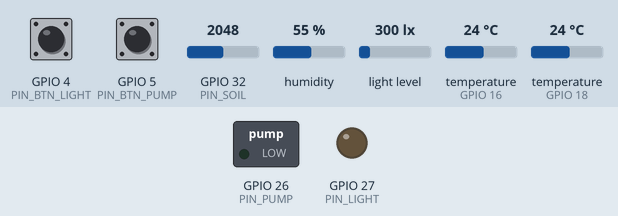
Bench run of a sketch on a simulated ESP32. Parts: switched loads named in the sketch (green lamp = pin HIGH), output pins drawn as LEDs (lit = HIGH). Inputs (shaded band) come from the test bench; at power-on: GPIO 4 (PIN_BTN_LIGHT) HIGH, GPIO 5 (PIN_BTN_PUMP) HIGH, GPIO 32 (PIN_SOIL) = 2048, humidity 55 %, light level 300 lx, temperature (sensors on GPIO 16, GPIO 18) 24 °C (analog values on the 0–4095 scale). WiFi joins after 1.5 s; servers stay silent unless stated; no MQTT or app messages arrive unless stated; what the sketch prints to the serial monitor is not drawn.

Above: at 2.2 s.
2.3 s: GPIO 4 (PIN_BTN_LIGHT) pulled LOW for 0.15 s
At 2.9 s:
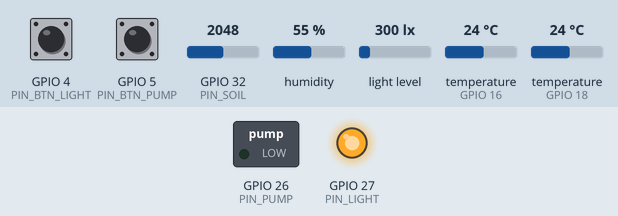
4.8 s: GPIO 5 (PIN_BTN_PUMP) pulled LOW for 0.15 s
At 5.5 s:
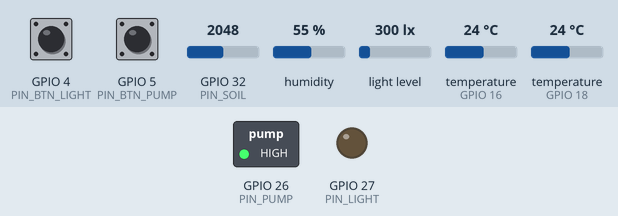
Timing chart, 0 to 7.8 s (numbered marks = the images above; inputs shaded):
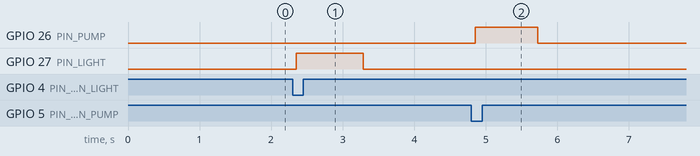

The sketch:

SmartFarm_ESP32.ino
```cpp
#include <WiFi.h>
#include <PubSubClient.h>
#include <ArduinoJson.h>
#include <DHT.h>
#include <OneWire.h>
#include <DallasTemperature.h>
#include <Wire.h>
#include <BH1750.h>
#include <math.h>

// =========================================================================
// HỆ THỐNG NÔNG NGHIỆP THÔNG MINH - FIRMWARE ESP32 CHUẨN CÔNG NGHIỆP (SAFE)
// Vi điều khiển: ESP32 WROOM DevKit V1
// Giao thức truyền thông: MQTT (PubSubClient) + LWT (Last Will and Testament)
// Tính năng an toàn: Non-blocking Loop, Khóa cứng Watchdog 60s, Cooldown, Offline Fail-Safe
// =========================================================================

// ----------------------- 1. CẤU HÌNH WIFI & MQTT -----------------------
const char* WIFI_SSID ="iPhoen";
const char* WIFI_PASSWORD = "12345679";
const char* MQTT_HOST = "broker.emqx.io"; // Đổi sang IP Laptop (vd: 192.168.1.202) nếu dùng Mosquitto nội bộ
const uint16_t MQTT_PORT = 1883;
const char* MQTT_USER = "";
const char* MQTT_PASSWORD = "";

// Các MQTT Topics đồng bộ với FastAPI Backend & App Android
const char* TOPIC_SENSORS = "smartfarm/esp32/sensors";
const char* TOPIC_PUMP = "smartfarm/esp32/control/pump";
const char* TOPIC_LIGHT = "smartfarm/esp32/control/light";
const char* TOPIC_STATUS = "smartfarm/esp32/status"; // Trạng thái online/offline (LWT)

// ----------------------- 2. ĐỊNH NGHĨA CHÂN PHẦN CỨNG -------------------
constexpr uint8_t PIN_SOIL = 32;       // Cảm biến độ ẩm đất (ADC1)
constexpr uint8_t PIN_DHT = 18;        // Cảm biến nhiệt ẩm không khí DHT11
constexpr uint8_t PIN_ONEWIRE = 16;    // Cảm biến nhiệt độ đất DS18B20
constexpr uint8_t PIN_PUMP = 26;       // Rơ-le 1: Máy bơm nước (GPIO 26 - Active HIGH)
constexpr uint8_t PIN_LIGHT = 27;      // Rơ-le 2: Quạt / Đèn quang hợp (GPIO 27 - Active HIGH)
constexpr uint8_t PIN_SDA = 21;        // I2C SDA cho BH1750
constexpr uint8_t PIN_SCL = 22;        // I2C SCL cho BH1750

// CÁC CHÂN NÚT BẤM CƠ ĐIỀU KHIỂN TAY TẠI CHỖ (INPUT_PULLUP)
constexpr uint8_t PIN_BTN_PUMP = 5;   // Nút bấm Máy Bơm (nối chân GPIO 5 về GND)
constexpr uint8_t PIN_BTN_LIGHT = 4;   // Nút bấm Quạt / Đèn (nối chân GPIO 4 về GND)

// CẤU HÌNH MỨC KÍCH RƠ-LE:
// Thực tế phần cứng của bạn kích mức HIGH (Active HIGH):
// - Khi xuất HIGH (3.3V): Rơ-le HÚT (BẬT thiết bị)
// - Khi xuất LOW (0V): Rơ-le NHẢ (TẮT thiết bị)
constexpr uint8_t RELAY_ON = HIGH;
constexpr uint8_t RELAY_OFF = LOW;

// ----------------------- 3. THÔNG SỐ HIỆU CHUẨN & AN TOÀN ---------------
constexpr int SOIL_ADC_DRY = 4095;     // Giá trị ADC khi cảm biến khô ngoài không khí
constexpr int SOIL_ADC_WET = 1500;     // Giá trị ADC khi nhúng vào nước

// Kích hoạt hiệu chuẩn và tính năng an toàn tự hành cục bộ
constexpr bool SOIL_CALIBRATED = true;           // Đã hiệu chuẩn cảm biến đất
constexpr bool ENABLE_OFFLINE_AUTO_PUMP = true;  // Tự động bật bơm cứu cây khi mất kết nối mạng
constexpr bool ENABLE_OFFLINE_AUTO_LIGHT = true; // Tự động bật đèn khi mất kết nối mạng và trời tối

constexpr uint8_t SOIL_PUMP_START_PERCENT = 35; // Ngưỡng độ ẩm đất kích hoạt bơm (< 35%)
constexpr uint8_t SOIL_PUMP_STOP_PERCENT = 50;  // Ngưỡng độ ẩm đất ngắt bơm (>= 50%)
constexpr float LIGHT_ON_LUX = 300.0f;          // Ngưỡng bật đèn (< 300 Lux)
constexpr float LIGHT_OFF_LUX = 400.0f;         // Ngưỡng tắt đèn (>= 400 Lux)

constexpr uint32_t SENSOR_INTERVAL_MS = 5000;   // Chu kỳ đo cảm biến: 5 giây
constexpr uint32_t WIFI_RETRY_MS = 10000;       // Thời gian thử lại kết nối WiFi: 10 giây
constexpr uint32_t MQTT_RETRY_MS = 5000;        // Thời gian thử lại MQTT: 5 giây

// Bảo vệ máy bơm đa tầng (Multi-tier Pump Safety)
constexpr uint32_t MAX_PUMP_ON_MS = 60000;      // Tối đa 60 giây chạy liên tục
constexpr uint32_t PUMP_COOLDOWN_MS = 3000;     // Thời gian nghỉ giữa 2 lần bơm: 3 giây (chống rung relay, phản hồi nhanh khi test)
constexpr uint32_t MAX_TOTAL_PUMP_MS = 600000;  // Hạn mức tối đa 10 phút bơm trong 1 giờ (phù hợp demo/báo cáo)
constexpr uint32_t PUMP_WINDOW_MS = 3600000;    // Cửa sổ tính toán giới hạn: 1 giờ

// ----------------------- 4. KHỞI TẠO ĐỐI TƯỢNG PHẦN CỨNG ----------------
DHT dht(PIN_DHT, DHT11);
OneWire oneWire(PIN_ONEWIRE);
DallasTemperature ds18b20(&oneWire);
BH1750 bh1750;
WiFiClient wifiClient;
PubSubClient mqtt(wifiClient);

bool lightReady = false;
bool pumpOn = false;
bool lightOn = false;
bool pumpTimeoutLock = false; // Cờ khóa cứng nếu bơm chạy quá 60s
bool hadMqttConnection = false;

uint32_t pumpStartMs = 0;
uint32_t pumpLastStopMs = 0;
bool pumpHasStopped = false;
uint32_t pumpWindowStartMs = 0;
uint32_t pumpUsedMs = 0;

uint32_t lastSampleMs = 0;
uint32_t lastWifiAttemptMs = 0;
uint32_t lastMqttAttemptMs = 0;

struct Readings {
  float airTemp = NAN;
  float airHum = NAN;
  float soilTemp = NAN;
  float lux = NAN;
  int soilAdc = -1;
  int soilPercent = -1;
  bool dhtOk = false;
  bool dsOk = false;
  bool bhOk = false;
  bool soilOk = false;
};

// Khai báo trước hàm gửi báo cáo telemetry
void sampleAndReport(const char* source = "periodic");

// ----------------------- 5. HÀM ĐIỀU KHIỂN & BẢO VỆ PHẦN CỨNG ------------
void setLight(bool on, const char* reason) {
  if (lightOn == on) return;
  lightOn = on;
  digitalWrite(PIN_LIGHT, on ? RELAY_ON : RELAY_OFF);
  Serial.printf("💡 [ĐÈN] %s (Lý do: %s)\n", on ? "BẬT" : "TẮT", reason);
}

void updatePumpWindow(uint32_t now) {
  if ((uint32_t)(now - pumpWindowStartMs) >= PUMP_WINDOW_MS) {
    if (!pumpOn) {
      pumpWindowStartMs = now;
      pumpUsedMs = 0;
    }
  }
}

void stopPump(const char* reason) {
  if (!pumpOn) return;
  uint32_t now = millis();
  pumpUsedMs += (uint32_t)(now - pumpStartMs);
  pumpOn = false;
  pumpHasStopped = true;
  pumpLastStopMs = now;
  digitalWrite(PIN_PUMP, RELAY_OFF);
  Serial.printf("💤 [MÁY BƠM] TẮT (Lý do: %s) | Đã chạy tích lũy: %lu ms\n", reason, (unsigned long)pumpUsedMs);
}

bool startPump(const char* reason) {
  if (pumpOn) return true;
  uint32_t now = millis();
  updatePumpWindow(now);

  if (pumpTimeoutLock) {
    Serial.println("⛔ [MÁY BƠM TỪ CHỐI] Bơm đang bị Khóa An Toàn! Cần gửi lệnh OFF để xác nhận mở khóa.");
    return false;
  }
  if (pumpHasStopped && (uint32_t)(now - pumpLastStopMs) < PUMP_COOLDOWN_MS) {
    Serial.println("⏳ [MÁY BƠM TỪ CHỐI] Đang trong thời gian Cooldown nghỉ (bảo vệ động cơ).");
    return false;
  }
  if (pumpUsedMs >= MAX_TOTAL_PUMP_MS) {
    Serial.println("⚠️ [MÁY BƠM TỪ CHỐI] Vượt quá giới hạn tổng thời gian bơm trong 1 giờ (Chống ngập).");
    return false;
  }

  pumpOn = true;
  pumpStartMs = now;
  digitalWrite(PIN_PUMP, RELAY_ON);
  Serial.printf("⚡ [MÁY BƠM] BẬT (Lý do: %s)\n", reason);
  return true;
}

void enforcePumpSafety() {
  uint32_t now = millis();
  updatePumpWindow(now);
  if (!pumpOn) return;
  uint32_t elapsed = (uint32_t)(now - pumpStartMs);

  if (elapsed >= MAX_PUMP_ON_MS || pumpUsedMs + elapsed >= MAX_TOTAL_PUMP_MS) {
    pumpTimeoutLock = true;
    stopPump("VƯỢT NGƯỠNG AN TOÀN 60 GIÂY");
    Serial.println("🚨 [CẢNH BÁO KHẨN CẤP] Máy bơm bị khóa cứng chống cháy và tràn nước! Cần lệnh OFF để mở khóa.");
  }
}

// ----------------------- 6. XỬ LÝ LỆNH MQTT ĐẾN TỨC THÌ -----------------
void onMqttMessage(char* topic, byte* payload, unsigned int length) {
  if (length == 0 || length > 3) {
    Serial.println("⚠️ [MQTT] Lệnh điều khiển không đúng định dạng (Quá độ dài)");
    return;
  }
  char cmd[4] = {0};
  memcpy(cmd, payload, length);
  bool on = strcmp(cmd, "ON") == 0;
  bool off = strcmp(cmd, "OFF") == 0;
  if (!on && !off) {
    Serial.printf("⚠️ [MQTT] Lệnh không hợp lệ: %s\n", cmd);
    return;
  }

  if (strcmp(topic, TOPIC_PUMP) == 0) {
    if (off) {
      stopPump("LỆNH MQTT OFF");
      pumpTimeoutLock = false; // Người dùng chủ động gửi OFF -> Mở khóa an toàn
      pumpHasStopped = false;  // Reset cờ cooldown để có thể bật lại ngay
      Serial.println("🔓 [MÁY BƠM] Đã mở khóa an toàn thành công.");
    } else {
      startPump("LỆNH MQTT ON");
    }
  } else if (strcmp(topic, TOPIC_LIGHT) == 0) {
    setLight(on, "LỆNH MQTT");
  }
}

// ----------------------- 7. DUY TRÌ KẾT NỐI MẠNG (NON-BLOCKING) ---------
void maintainNetwork() {
  uint32_t now = millis();
  if (WiFi.status() != WL_CONNECTED) {
    if (hadMqttConnection) {
      hadMqttConnection = false;
      stopPump("Mất kết nối WiFi");
      setLight(false, "Mất kết nối WiFi");
    }
    if ((uint32_t)(now - lastWifiAttemptMs) >= WIFI_RETRY_MS) {
      lastWifiAttemptMs = now;
      Serial.println("📡 [WiFi] Đang thử kết nối lại...");
      WiFi.reconnect();
    }
    return;
  }

  if (mqtt.connected()) {
    mqtt.loop();
    return;
  }

  if (hadMqttConnection) {
    hadMqttConnection = false;
    stopPump("Mất kết nối MQTT");
    setLight(false, "Mất kết nối MQTT");
  }

  if ((uint32_t)(now - lastMqttAttemptMs) < MQTT_RETRY_MS) return;
  lastMqttAttemptMs = now;

  String id = "ESP32_Farm_" + String((uint32_t)ESP.getEfuseMac(), HEX);
  Serial.printf("🔄 [MQTT] Đang kết nối tới %s:%u...\n", MQTT_HOST, MQTT_PORT);

  // Đăng ký Last Will and Testament: Gửi "offline" nếu mất nguồn đột ngột
  bool ok = (strlen(MQTT_USER) == 0)
    ? mqtt.connect(id.c_str(), TOPIC_STATUS, 1, true, "offline")
    : mqtt.connect(id.c_str(), MQTT_USER, MQTT_PASSWORD, TOPIC_STATUS, 1, true, "offline");

  if (!ok) {
    Serial.printf("❌ [MQTT] Kết nối thất bại (state=%d)\n", mqtt.state());
    return;
  }

  hadMqttConnection = true;
  mqtt.publish(TOPIC_STATUS, "online", true);
  mqtt.subscribe(TOPIC_PUMP);
  mqtt.subscribe(TOPIC_LIGHT);
  Serial.println("✅ [MQTT] Đã kết nối Broker và đăng ký lắng nghe lệnh!");
}

// ----------------------- 8. ĐỌC CẢM BIẾN & XỬ LÝ LỌC NHIỄU -------------
Readings readSensors() {
  Readings r;
  float humidity = dht.readHumidity();
  float temperature = dht.readTemperature();
  r.dhtOk = isfinite(humidity) && isfinite(temperature) &&
            humidity >= 0 && humidity <= 100 && temperature >= -10 && temperature <= 65;
  if (r.dhtOk) { r.airHum = humidity; r.airTemp = temperature; }

  if (ds18b20.getDeviceCount() > 0) {
    ds18b20.requestTemperatures();
    float t = ds18b20.getTempCByIndex(0);
    r.dsOk = isfinite(t) && t != DEVICE_DISCONNECTED_C && t >= -10 && t <= 65;
    if (r.dsOk) r.soilTemp = t;
  }

  if (lightReady) {
    float value = bh1750.readLightLevel();
    r.bhOk = isfinite(value) && value >= 0 && value <= 100000;
    if (r.bhOk) r.lux = value;
  }

  // Lọc lấy mẫu 10 lần liên tục cho độ ẩm đất
  long total = 0;
  int adcMin = 4095, adcMax = 0;
  for (int i = 0; i < 10; ++i) {
    int value = analogRead(PIN_SOIL);
    total += value;
    if (value < adcMin) adcMin = value;
    if (value > adcMax) adcMax = value;
    delay(3);
  }
  r.soilAdc = total / 10;
  r.soilOk = SOIL_CALIBRATED && SOIL_ADC_DRY > SOIL_ADC_WET &&
             r.soilAdc > 15 && r.soilAdc < 4080 && (adcMax - adcMin) < 700;

  if (r.soilOk) {
    r.soilPercent = constrain(map(r.soilAdc, SOIL_ADC_DRY, SOIL_ADC_WET, 0, 100), 0, 100);
  }
  return r;
}

// Chế độ tự hành cục bộ (Offline Fail-Safe khi mất kết nối mạng)
void runOfflineControl(const Readings& r) {
  if (ENABLE_OFFLINE_AUTO_PUMP && r.soilOk) {
    if (r.soilPercent < SOIL_PUMP_START_PERCENT) startPump("Tự hành cục bộ: Đất khô");
    else if (r.soilPercent >= SOIL_PUMP_STOP_PERCENT) stopPump("Tự hành cục bộ: Đất đủ ẩm");
  } else {
    stopPump("Chế độ an toàn mất mạng");
  }

  if (ENABLE_OFFLINE_AUTO_LIGHT && r.bhOk) {
    if (r.lux < LIGHT_ON_LUX) setLight(true, "Tự hành cục bộ: Thiếu sáng");
    else if (r.lux >= LIGHT_OFF_LUX) setLight(false, "Tự hành cục bộ: Đủ sáng");
  } else {
    setLight(false, "Chế độ an toàn mất mạng");
  }
}

// Đóng gói JSON và gửi báo cáo
void sampleAndReport(const char* source) {
  Readings r = readSensors();
  if (!mqtt.connected()) runOfflineControl(r);

  StaticJsonDocument<512> doc;
  doc["source"] = source;
  if (r.dhtOk) {
    doc["air_temp"] = roundf(r.airTemp * 10) / 10;
    doc["air_hum"] = roundf(r.airHum * 10) / 10;
  } else {
    doc["air_temp"] = nullptr;
    doc["air_hum"] = nullptr;
  }

  if (r.dsOk) doc["soil_temp"] = roundf(r.soilTemp * 10) / 10;
  else doc["soil_temp"] = nullptr;

  if (r.soilOk) doc["soil_moisture"] = r.soilPercent;
  else doc["soil_moisture"] = nullptr;

  if (r.bhOk) doc["lux"] = roundf(r.lux * 10) / 10;
  else doc["lux"] = nullptr;

  doc["soil_adc_raw"] = r.soilAdc;

  // Gói tin chẩn đoán sức khỏe phần cứng
  JsonObject status = doc.createNestedObject("sensor_status");
  status["dht11"] = r.dhtOk;
  status["ds18b20"] = r.dsOk;
  status["bh1750"] = r.bhOk;
  status["soil"] = r.soilOk;
  doc["pump_on"] = pumpOn;
  doc["light_on"] = lightOn;
  doc["pump_locked"] = pumpTimeoutLock;
  doc["wifi_connected"] = WiFi.status() == WL_CONNECTED;
  doc["mqtt_connected"] = mqtt.connected();
  doc["uptime_ms"] = millis();

  char buffer[512];
  size_t written = serializeJson(doc, buffer, sizeof(buffer));
  Serial.printf("📊 [TELEMETRY] %s\n", buffer);

  if (written == 0 || written >= sizeof(buffer) - 1) {
    Serial.println("❌ [LỖI] Kích thước bộ đệm JSON quá nhỏ");
    return;
  }

  if (mqtt.connected()) {
    bool sent = mqtt.publish(TOPIC_SENSORS, buffer);
    Serial.printf("📤 [MQTT GỬI] %s\n", sent ? "THÀNH CÔNG" : "THẤT BẠI");
  } else {
    Serial.println("⚠️ [MQTT] Đang Offline - Chạy chế độ ghi nhận cục bộ");
  }
}

// ----------------------- 9. XỬ LÝ NÚT BẤM CƠ / CÔNG TẮC TAY -------------
// CẤU HÌNH LOẠI CÔNG TẮC TAY:
// - true : Dùng CÔNG TẮC GẠT / BẬP BÊNH (Gạt BẬT là chạy, gạt TẮT là ngắt)
// - false: Dùng NÚT NHẤN NHẢ (Bấm 1 cái đảo trạng thái Bật/Tắt)
constexpr bool USE_TOGGLE_SWITCH = true;

int lastBtnPumpState = HIGH;
int stableBtnPumpState = HIGH;
uint32_t lastBtnPumpDebounceMs = 0;

int lastBtnLightState = HIGH;
int stableBtnLightState = HIGH;
uint32_t lastBtnLightDebounceMs = 0;

constexpr uint32_t DEBOUNCE_DELAY_MS = 50; // 50ms chống rung tiếp điểm

void checkManualButtons() {
  uint32_t now = millis();

  // --- 1. XỬ LÝ CÔNG TẮC / NÚT MÁY BƠM (GPIO 5) ---
  int readPump = digitalRead(PIN_BTN_PUMP);
  if (readPump != lastBtnPumpState) {
    lastBtnPumpDebounceMs = now;
    lastBtnPumpState = readPump;
  }

  if ((uint32_t)(now - lastBtnPumpDebounceMs) >= DEBOUNCE_DELAY_MS) {
    if (readPump != stableBtnPumpState) {
      stableBtnPumpState = readPump;

      if (USE_TOGGLE_SWITCH) {
        // Chế độ CÔNG TẮC GẠT (Latching Toggle Switch)
        if (stableBtnPumpState == LOW) {
          // Gạt sang vị trí BẬT (kéo xuống GND)
          Serial.println("👆 [CÔNG TẮC TAY] Gạt BẬT Máy Bơm");
          startPump("Công tắc tay gạt BẬT");
          pumpTimeoutLock = false;
          pumpHasStopped = false;
        } else {
          // Gạt về vị trí TẮT (nhả lên 3.3V)
          Serial.println("👆 [CÔNG TẮC TAY] Gạt TẮT Máy Bơm");
          stopPump("Công tắc tay gạt TẮT");
          pumpTimeoutLock = false;
          pumpHasStopped = false;
        }
      } else {
        // Chế độ NÚT NHẤN NHẢ (Momentary Push Button)
        if (stableBtnPumpState == LOW) { // Chỉ bắt sườn xuống (vừa nhấn)
          Serial.println("👆 [NÚT NHẤN TAY] Nhấn nút Máy Bơm");
          if (pumpOn) {
            stopPump("Nút nhấn tay");
            pumpTimeoutLock = false;
            pumpHasStopped = false;
          } else {
            startPump("Nút nhấn tay");
          }
        }
      }
      sampleAndReport("physical_switch"); // Gửi telemetry để Tablet cập nhật trạng thái ngay lập tức
    }
  }

  // --- 2. XỬ LÝ CÔNG TẮC / NÚT QUẠT & ĐÈN (GPIO 4) ---
  int readLight = digitalRead(PIN_BTN_LIGHT);
  if (readLight != lastBtnLightState) {
    lastBtnLightDebounceMs = now;
    lastBtnLightState = readLight;
  }

  if ((uint32_t)(now - lastBtnLightDebounceMs) >= DEBOUNCE_DELAY_MS) {
    if (readLight != stableBtnLightState) {
      stableBtnLightState = readLight;

      if (USE_TOGGLE_SWITCH) {
        // Chế độ CÔNG TẮC GẠT
        if (stableBtnLightState == LOW) {
          Serial.println("👆 [CÔNG TẮC TAY] Gạt BẬT Quạt / Đèn");
          setLight(true, "Công tắc tay gạt BẬT");
        } else {
          Serial.println("👆 [CÔNG TẮC TAY] Gạt TẮT Quạt / Đèn");
          setLight(false, "Công tắc tay gạt TẮT");
        }
      } else {
        // Chế độ NÚT NHẤN NHẢ
        if (stableBtnLightState == LOW) { // Chỉ bắt sườn xuống (vừa nhấn)
          Serial.println("👆 [NÚT NHẤN TAY] Nhấn nút Quạt / Đèn");
          setLight(!lightOn, "Nút nhấn tay");
        }
      }
      sampleAndReport("physical_switch"); // Gửi telemetry để Tablet cập nhật trạng thái ngay lập tức
    }
  }
}

// ----------------------- 10. SETUP & LOOP CHÍNH -------------------------
void setup() {
  Serial.begin(115200);
  delay(1000);
  Serial.println("\n========================================================");
  Serial.println("   KHỞI ĐỘNG HỆ THỐNG SMART AGRICULTURE (ESP32 SAFE)");
  Serial.println("========================================================");

  // ÉP MỨC NGẮT TRƯỚC KHI THIẾT LẬP OUTPUT ĐỂ CHỐNG GIẬT RƠ-LE
  digitalWrite(PIN_PUMP, RELAY_OFF);
  digitalWrite(PIN_LIGHT, RELAY_OFF);
  pinMode(PIN_PUMP, OUTPUT);
  pinMode(PIN_LIGHT, OUTPUT);
  pinMode(PIN_SOIL, INPUT);
  analogReadResolution(12);

  // KÍCH HOẠT ĐIỆN TRỞ KÉO LÊN NỘI CHO NÚT NHẤN TAY
  pinMode(PIN_BTN_PUMP, INPUT_PULLUP);
  pinMode(PIN_BTN_LIGHT, INPUT_PULLUP);

  // Đọc trạng thái ban đầu để tránh nhảy sai lúc khởi động
  stableBtnPumpState = digitalRead(PIN_BTN_PUMP);
  lastBtnPumpState = stableBtnPumpState;
  stableBtnLightState = digitalRead(PIN_BTN_LIGHT);
  lastBtnLightState = stableBtnLightState;

  dht.begin();
  ds18b20.begin();
  Serial.printf("🌡️ [DS18B20] Số lượng cảm biến nhận diện: %d\n", ds18b20.getDeviceCount());

  Wire.begin(PIN_SDA, PIN_SCL);
  lightReady = bh1750.begin(BH1750::CONTINUOUS_HIGH_RES_MODE);
  Serial.printf("☀️ [BH1750] Cảm biến ánh sáng: %s\n", lightReady ? "SẴN SÀNG" : "CHƯA KẾT NỐI");

  WiFi.mode(WIFI_STA);
  WiFi.setAutoReconnect(true);
  WiFi.begin(WIFI_SSID, WIFI_PASSWORD);
  lastWifiAttemptMs = millis();
  Serial.printf("📡 [WiFi] Đang kết nối tới: %s (Non-blocking)\n", WIFI_SSID);

  mqtt.setServer(MQTT_HOST, MQTT_PORT);
  mqtt.setCallback(onMqttMessage);
  mqtt.setBufferSize(768); // Mở rộng buffer để chứa trọn vẹn JSON telemetry
  mqtt.setSocketTimeout(2);

  lastMqttAttemptMs = millis() - MQTT_RETRY_MS;
  lastSampleMs = millis() - SENSOR_INTERVAL_MS;
  pumpWindowStartMs = millis();
  Serial.println("✅ [HỆ THỐNG] Khởi tạo hoàn tất. Baud rate: 115200");
}

void loop() {
  checkManualButtons(); // Quét nút bấm tay liên tục (phản hồi tức thì < 1ms)
  enforcePumpSafety();  // Canh chừng an toàn máy bơm
  maintainNetwork();    // Duy trì kết nối mạng non-blocking
  enforcePumpSafety();

  uint32_t now = millis();
  if ((uint32_t)(now - lastSampleMs) >= SENSOR_INTERVAL_MS) {
    lastSampleMs = now;
    sampleAndReport(); // Đo cảm biến và bắn MQTT định kỳ
  }
}
```

Measured:
- after the input at 2.3 s, GPIO 27 (PIN_LIGHT): LOW → HIGH after 0.05 s, → LOW 0.93 s later
- after the input at 4.8 s, GPIO 26 (PIN_PUMP): LOW → HIGH after 0.05 s, → LOW 0.88 s later
